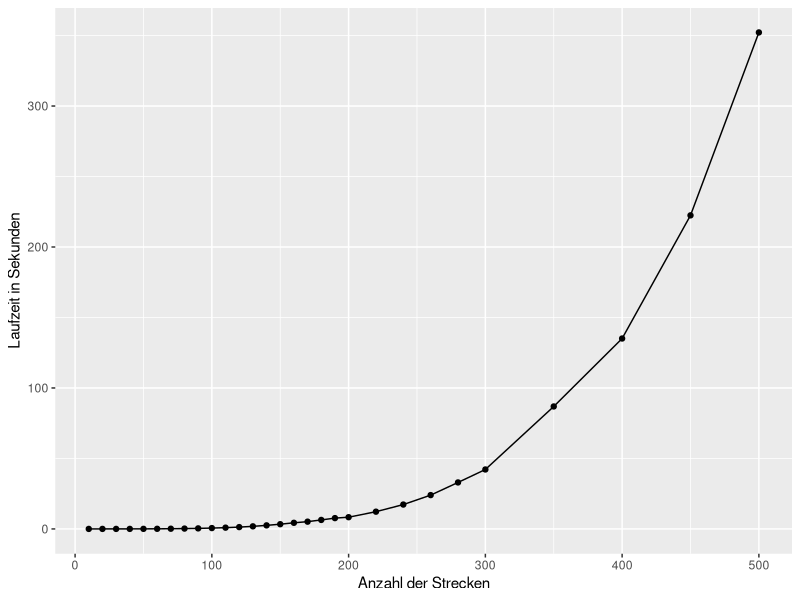
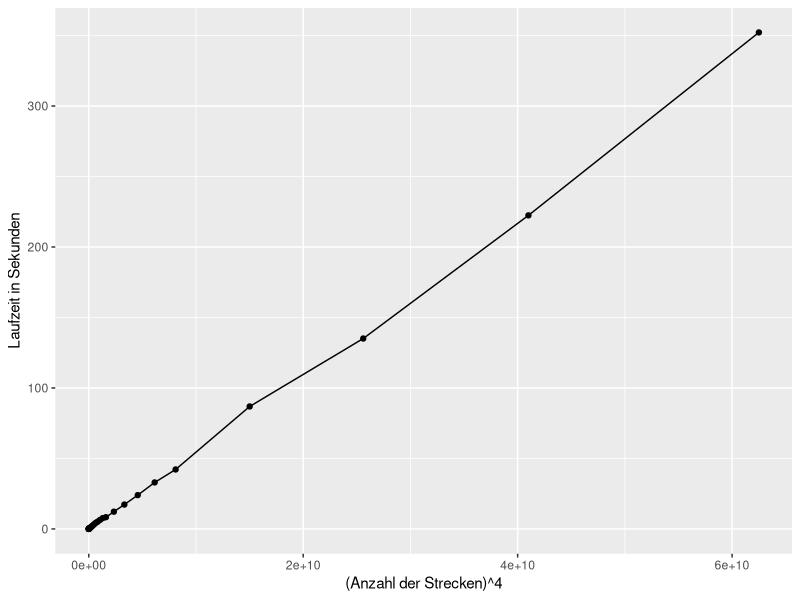
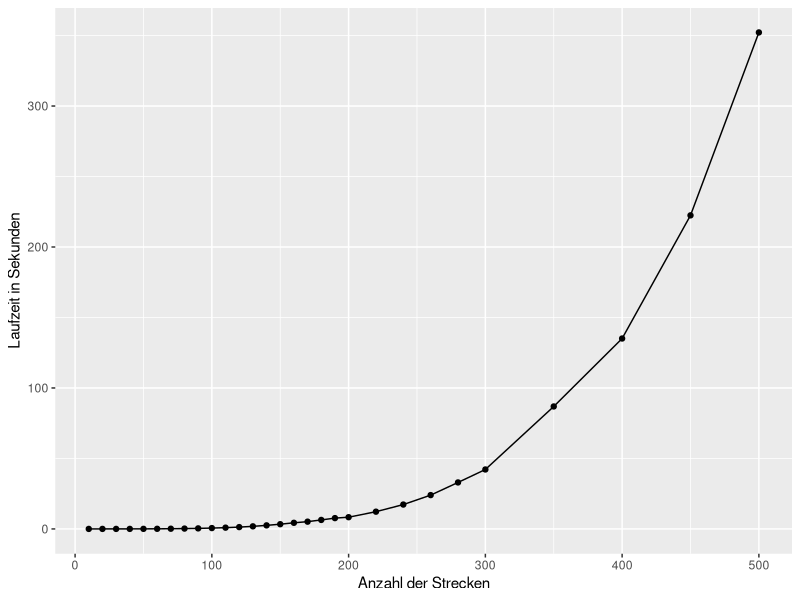
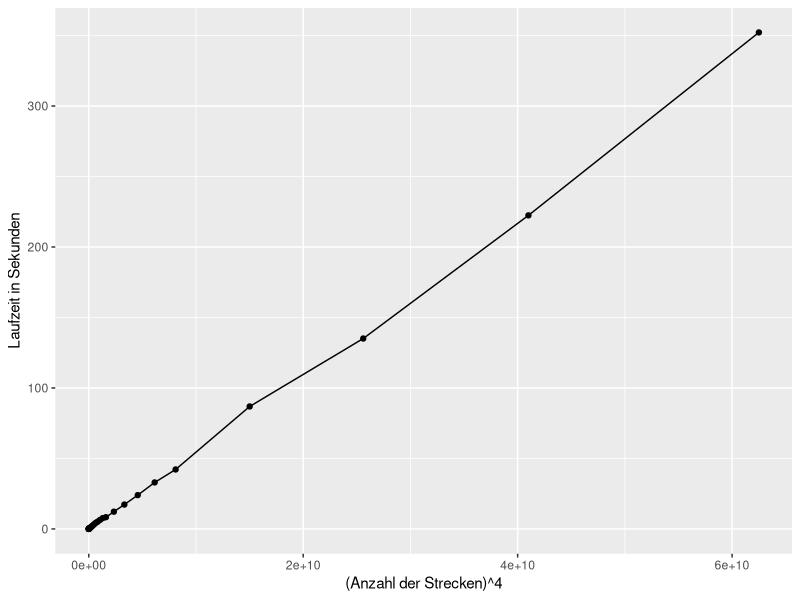

These figures' R source, in order:
library(ggplot2)

data = read.csv("haskell-times-sec.csv", sep = ";", header = FALSE)
names(data) = c("numberOfLines", "time", "timeInSeconds")

qplot(numberOfLines, timeInSeconds, data = data, geom = c("point", "line"), xlab = "Anzahl der Strecken", ylab = "Laufzeit in Sekunden")
ggsave("timeOverLineNumber.png", width = 10, height = 10, unit = "cm")

qplot(numberOfLines^4, timeInSeconds, data = data, geom = c("point", "line"), xlab = "(Anzahl der Strecken)^4", ylab = "Laufzeit in Sekunden")
#+ scale_y_sqrt()
ggsave("timeOverLineNumber4.png", width = 10, height = 10, unit = "cm")
